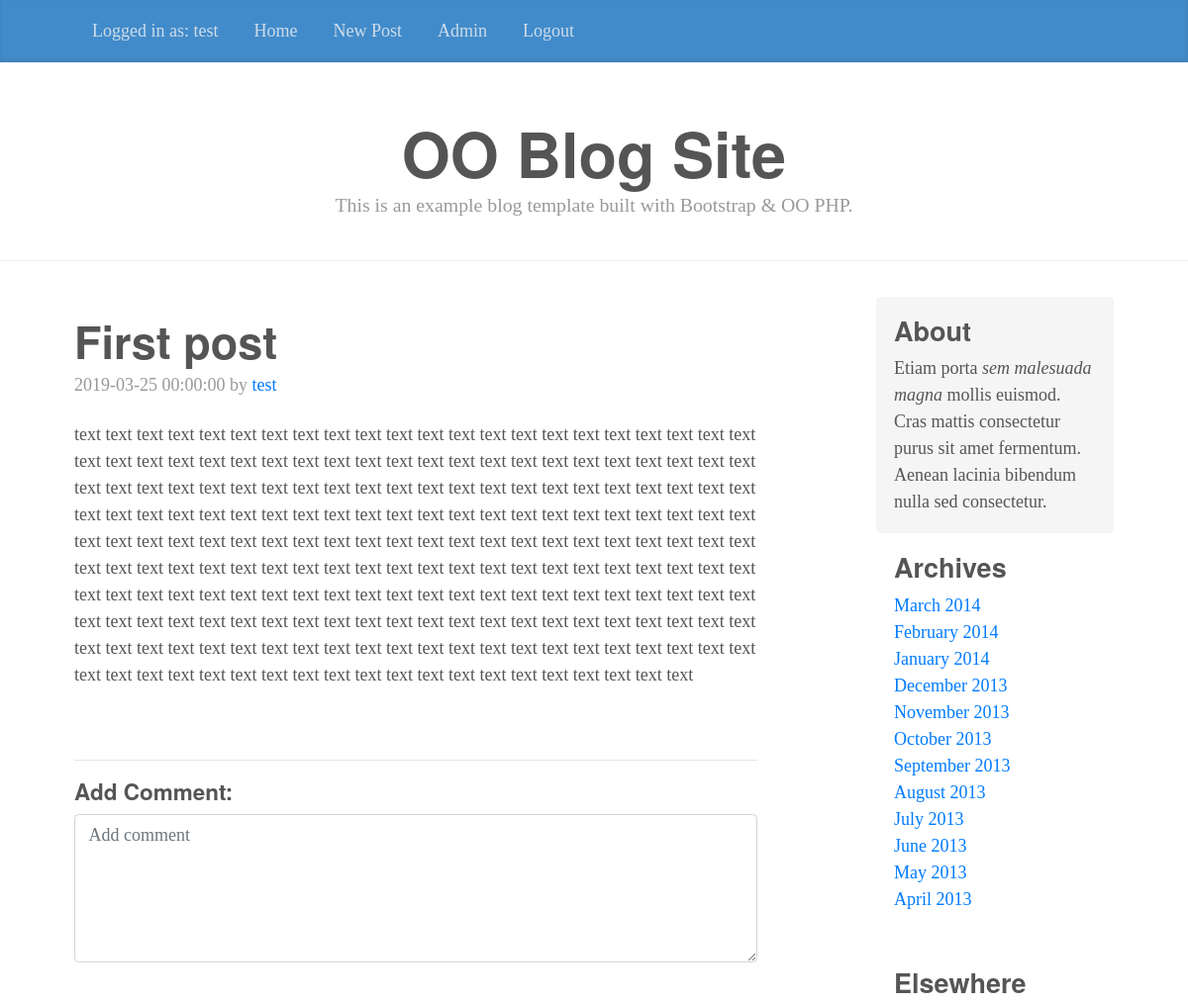
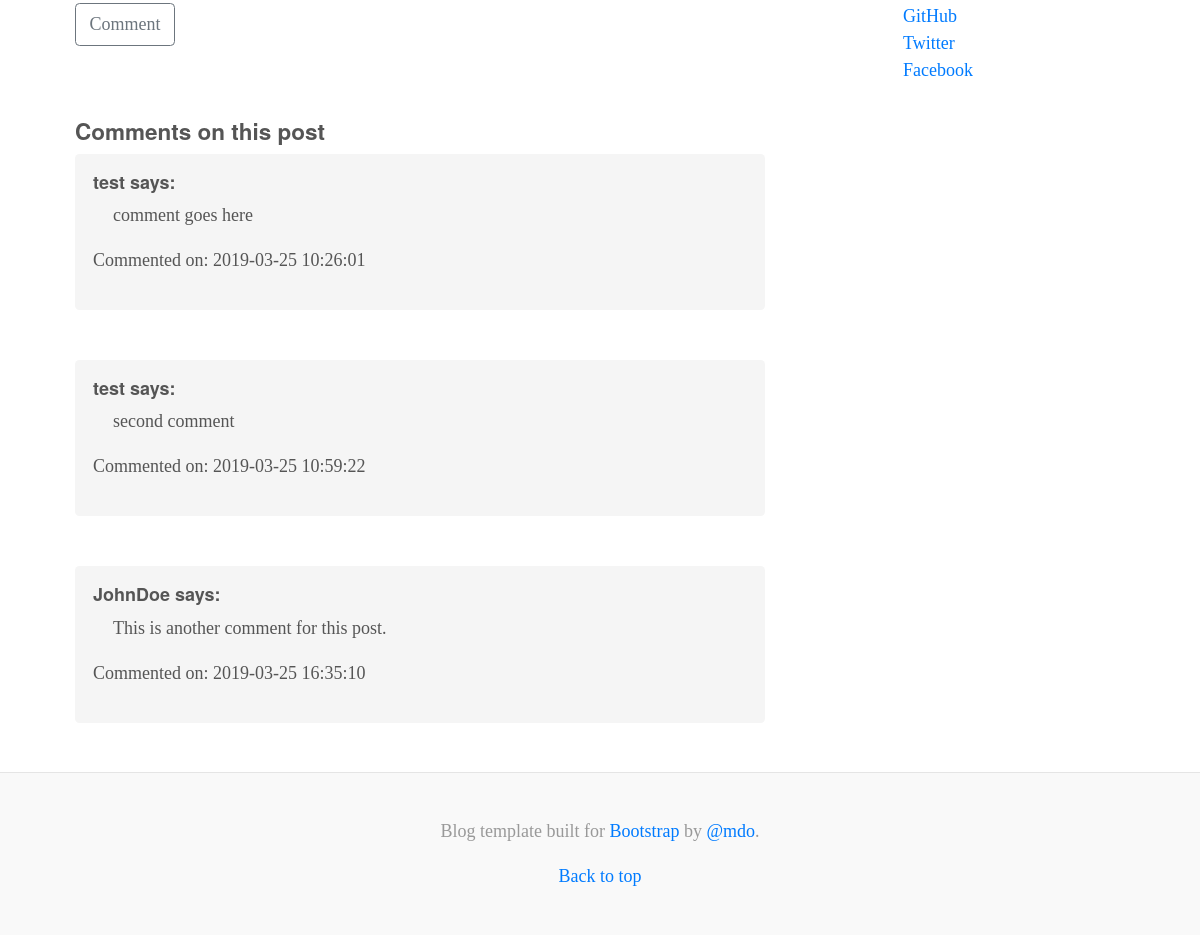
Page /viewblogpost.php?id=1 (signed in) on the committed database (2 pictures, top to bottom).
### tables this page shows
CREATE TABLE IF NOT EXISTS `users` (
  `user_id` int(11) NOT NULL AUTO_INCREMENT,
  `username` varchar(25) NOT NULL,
  `email` varchar(255) NOT NULL,
  `password` varchar(255) NOT NULL,
  PRIMARY KEY (`user_id`)
);

CREATE TABLE IF NOT EXISTS `blog_posts` (
  `blog_post_id` int(11) NOT NULL AUTO_INCREMENT,
  `title` varchar(100) NOT NULL,
  `blog_post` text NOT NULL,
  `submitted_on` timestamp NULL DEFAULT NULL,
  `user_id` int(20) NOT NULL,
  PRIMARY KEY (`blog_post_id`),
  KEY `FK_USER_TABLE_USER_ID` (`user_id`),
  CONSTRAINT `FK_USER_TABLE_USER_ID` FOREIGN KEY (`user_id`) REFERENCES `users` (`user_id`)
);

CREATE TABLE IF NOT EXISTS `blog_post_comments` (
  `blog_post_comments_id` int(11) NOT NULL AUTO_INCREMENT,
  `blog_post_id` int(11) NOT NULL,
  `user_id` int(11) NOT NULL,
  `comment` text NOT NULL,
  `submitted_on` datetime NOT NULL DEFAULT CURRENT_TIMESTAMP,
  PRIMARY KEY (`blog_post_comments_id`),
  KEY `FK_BLOG_POSTS_TABLE_BLOG_POST_ID` (`blog_post_id`),
  KEY `FK_USER_TABLE_USER_ID_FOR_COMMENTS` (`user_id`),
  CONSTRAINT `FK_BLOG_POSTS_TABLE_BLOG_POST_ID` FOREIGN KEY (`blog_post_id`) REFERENCES `blog_posts` (`blog_post_id`),
  CONSTRAINT `FK_USER_TABLE_USER_ID_FOR_COMMENTS` FOREIGN KEY (`user_id`) REFERENCES `users` (`user_id`)
);

### includes/config.php (called while the page is built, shortened)
<?php
include('classes/user.php');
include('classes/blog.php');
$db = new PDO("mysql:host=".DBHOST.";port=3306;dbname=".DBNAME, DBUSER, DBPASS);
$db->setAttribute(PDO::ATTR_ERRMODE, PDO::ERRMODE_EXCEPTION);
$user = new User($db);
$blog = new Blog($db);
?>

### classes/user.php (called while the page is built, shortened)
<?php
class User extends PasswordChecks{
	public $username;
	public function __construct($db){
		$this->_db = $db;
	}
	public function getUserById($userId) {
		try {
			$stmt = $this->_db->prepare('SELECT user_id, username, password FROM users WHERE user_id = :userId');
			$stmt->execute(array('userId' => $userId));
			$results = $stmt->fetch();
			$this->username = $results['username'];
			return $results;
		} catch(PDOException $e) {
			echo $e->getMessage();
		}
	}
	public function getUsername() {
		return $this->username;
	}
}
?>

### classes/blog.php (called while the page is built, shortened)
<?php
class Blog {
    public $title;
    public $blogPost;
    public $submittedOn;
    public $blogAuthor;
    function __construct($db){
        $this->_db = $db;
    }
    public function getTitle() {
        return $this->title;
    }
    public function setTitle($title) {
        $this->title = $title;
    }
    public function getBlogPost() {
        return $this->blogPost;
    }
    public function setBlogPost($blogPost) {
        $this->blogPost = $blogPost;
    }
    public function getSubmittedOn() {
        return $this->submittedOn;
    }
    public function setSubmittedOn($submittedOn) {
        $this->submittedOn = $submittedOn;
    }
    public function getBlogAuthor() {
        return $this->blogAuthor;
    }
    public function setBlogAuthor($blogAuthor) {
        $this->blogAuthor = $blogAuthor;
    }
    public function getBlogPostById($blogPostId) {
        try {
            $stmt = $this->_db->prepare('SELECT blogPost.*, user.username AS blog_author
                                            FROM `blog_posts` AS blogPost
                                            LEFT JOIN `users` AS user
                                            ON blogPost.user_id = user.user_id
                                            WHERE blogPost.blog_post_id = :blog_post_id;');
            $stmt->execute(array('blog_post_id' => $blogPostId));
            $results = $stmt->fetch();
            return;
        } catch(PDOException $e) {
            echo $e->getMessage();
        }
    }
    public function getBlogPostComments($blogPostId){
        try {
            $stmt = $this->_db->prepare('SELECT blogPostComments.comment, blogPostComments.submitted_on, user.username AS created_by
                                            FROM `blog_post_comments` AS blogPostComments
                                            LEFT JOIN `users` AS user
                                            ON blogPostComments.user_id = user.user_id
                                            WHERE blogPostComments.blog_post_id = :blog_post_id;');
            $stmt->execute(array('blog_post_id' => $blogPostId));
            return $stmt->fetchAll(PDO::FETCH_ASSOC);
        } catch(PDOException $e) {
            echo $e->getMessage();
        }
    }
}

### viewblogpost.php (the view, shortened to what this page needs)
<?php
include('includes/config.php');
require_once('classes/user.php');
$blogPostId = $_GET['id'];
$blogPost = $blog->getBlogPostById($blogPostId);
$blogComments = $blog->getBlogPostComments($blogPostId);
include('includes/siteheader.php');
?>
<div class="container">
    <div class="row">
        <div class="col-sm-8 blog-main">
                <div class="blog-post">
                    <h2 class="blog-post-title"><?=$blog->getTitle(); ?></h2>
                    <p class="blog-post-meta"><?=$blog->getSubmittedOn(); ?> by <a href="blogpostsforuser.php?id=<?php echo $blogPost['user_id'] ?>"><?= $blog->getBlogAuthor() ?></a></p>
                    <?=$blog->getBlogPost(); ?>
                </div>
                <hr>
                <div class="blog-post">
                    <h5>Add Comment:</h5>
                    <form action="" method="POST">
                        <div class="form-group">
                            <textarea class="form-control" id="blog_post" name="comment" placeholder="Add comment" required rows="5"></textarea><br>
                        </div>
                        <div class="form-group">
                            <button type="submit" name="submit" class="btn btn-outline-secondary">Comment</button>
                        </div>
                    </form>
                </div>
            <div>
                <h5>Comments on this post</h5>
                        <?php foreach ($blogComments as $comment): ?>
                            <div class="blog-post-comment">
                                <h6><?=$comment['created_by']; ?> says: </h6>
                                <p style="padding-left: 20px"><?=$comment['comment']; ?></p>
                                <p> Commented on: <?=$comment['submitted_on']; ?></p>
                            </div>
                            <br>
                        <?php endforeach; ?>
            </div>
        </div>
        <?php include('includes/sidebar.php'); ?>
    </div>
</div>
<?php include('includes/footer.php');?>

### includes/menu.php
<div class="navigation">
<div class="blog-masthead">
    <div class="container">
        <nav class="nav blog-nav">
            <a class="nav-link" href="#">Logged in as: <?= $user->getUsername();?></a>
            <a class="nav-link" href="home.php">Home</a>
            <a class="nav-link" href="newpost.php">New Post</a>
            <a class="nav-link" href="admin.php">Admin</a>
            <a class="nav-link" href="logout.php">Logout</a>
        </nav>
    </div>
</div>
</div>

### css/blog.css (style rules this page uses)
@media (min-width: 48em) { html { font-size: 18px; } }
body { font-family: Georgia, "Times New Roman", Times, serif; color: #555; }
h1, .h1, h2, .h2, h3, .h3, h4, .h4, h5, .h5, h6, .h6 { font-family: "Helvetica Neue", Helvetica, Arial, sans-serif; font-weight: bold; }
.container { max-width: 60rem; }
.blog-masthead { margin-bottom: 3rem; background-color: #428bca; -webkit-box-shadow: inset 0 -.1rem .25rem rgba(0,0,0,.1); box-shadow: inset 0 -.1rem .25rem rgba(0,0,0,.1); }
.nav-link { position: relative; padding: 1rem; font-weight: 500; color: #cdddeb; }
.blog-post { margin-bottom: 4rem; }
.blog-post-title { margin-bottom: .25rem; font-size: 2.5rem; }
.blog-post-meta { margin-bottom: 1.25rem; color: #999; }
.blog-post-comment { padding: 1rem; background-color: #f5f5f5; border-radius: .25rem; margin-bottom: 1.25rem; }

### rows in the picture
users: username "test"
blog_posts: title "First post", submitted_on "2019-03-25 00:00:00", user.username "test", blog_post "text text text text text text text text text text text text text text text text text text text text text text text text text text text text text text text text text text text text text text text text text text text text text text text text text text text text text text text text text text text text text text text text text text text text text text text text text text text text text text text text text text text text text text text text text text text text text text text text text text text text text text text text text text text text text text text text text text text text text text text text text text text text text text text text text text text text text text text text text text text text…"
blog_post_comments: user.username "test", comment "comment goes here", submitted_on "2019-03-25 10:26:01"
blog_post_comments: user.username "test", comment "second comment", submitted_on "2019-03-25 10:59:22"
blog_post_comments: user.username "JohnDoe", comment "This is another comment for this post.", submitted_on "2019-03-25 16:35:10"
